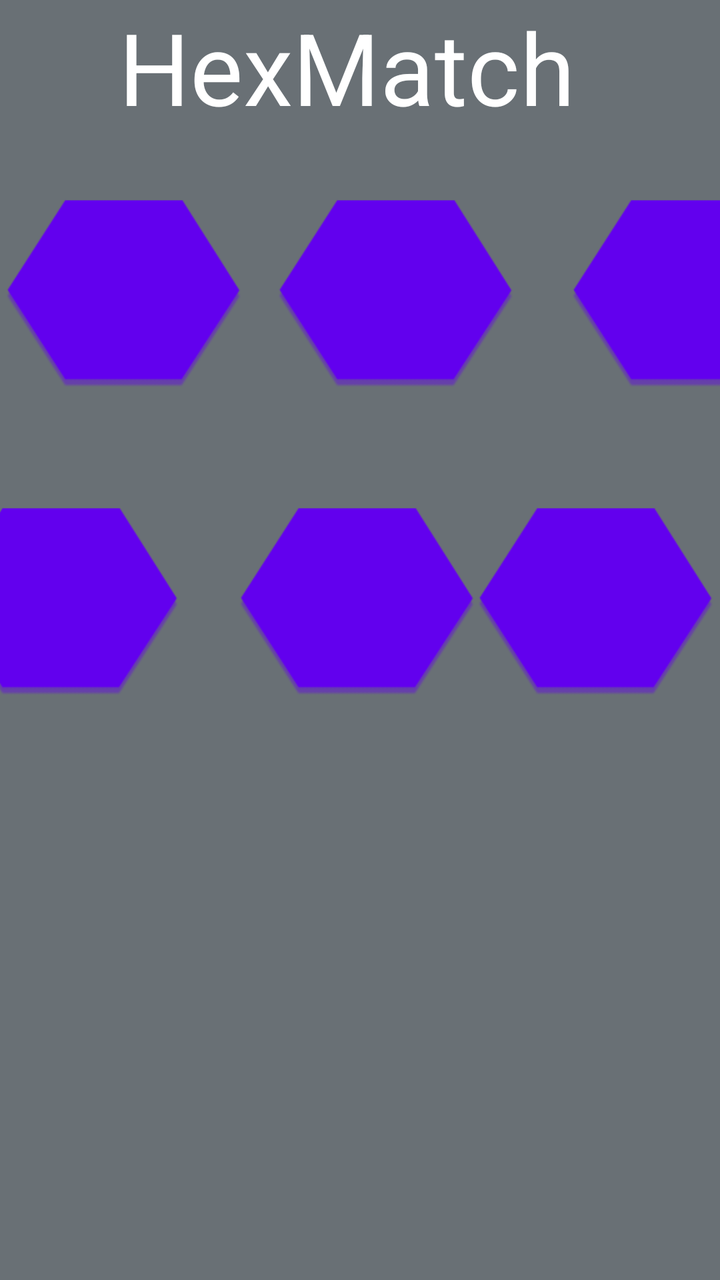
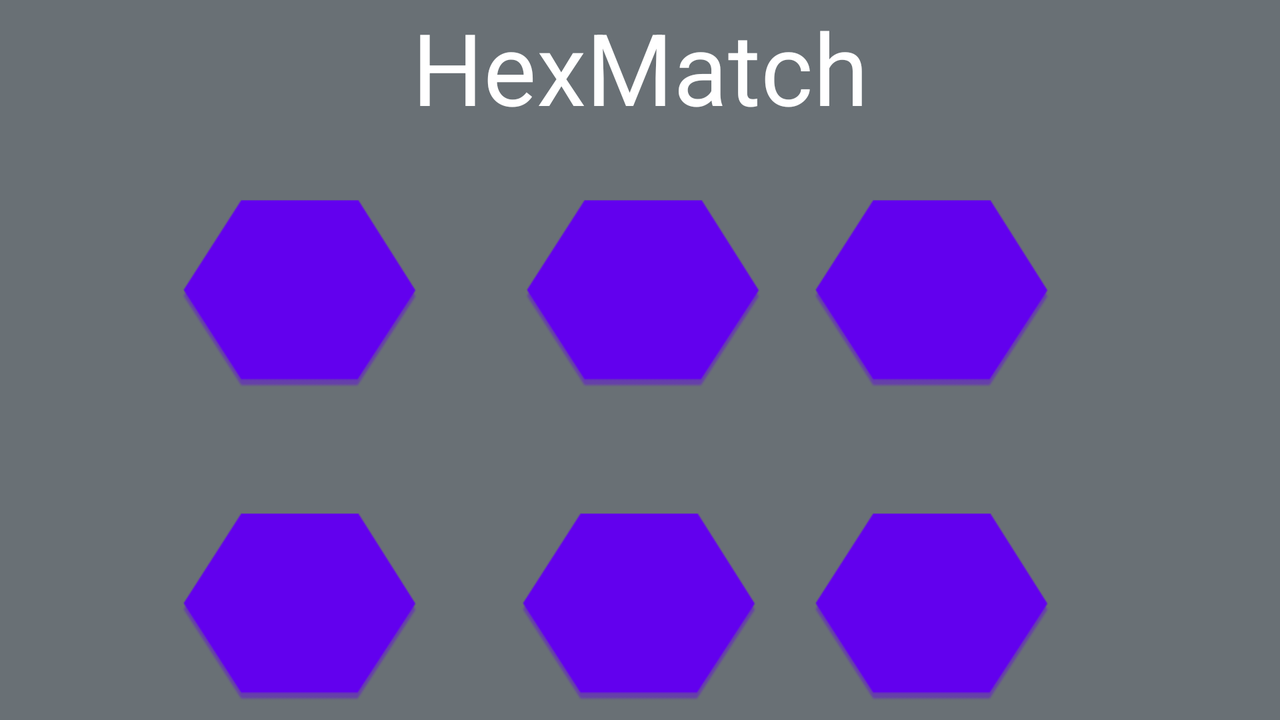

The same Android screen from two of the app's own layout files: first res/layout/ as a phone draws it, then the repository's variant for another configuration, drawn on a device whose configuration selects that folder. Both files follow.
<!-- AndroidManifest.xml: application theme Theme.HexMatch -->
<!-- res/layout/game.xml -->
<?xml version="1.0" encoding="utf-8"?>
<androidx.constraintlayout.widget.ConstraintLayout xmlns:android="http://schemas.android.com/apk/res/android"
    xmlns:app="http://schemas.android.com/apk/res-auto"
    xmlns:tools="http://schemas.android.com/tools"
    android:layout_width="match_parent"
    android:layout_height="match_parent"
    android:background="#697075"
    app:backgroundTint="@null">

    <Button
        android:id="@+id/mid_left"
        android:layout_width="124dp"
        android:layout_height="110dp"
        android:layout_marginTop="44dp"
        android:layout_marginEnd="12dp"
        android:background="@drawable/hex_back"
        android:backgroundTint="@null"
        app:layout_constraintEnd_toStartOf="@+id/mid_mid"
        app:layout_constraintHorizontal_bias="0.0"
        app:layout_constraintStart_toStartOf="parent"
        app:layout_constraintTop_toBottomOf="@+id/top_left" />

    <Button
        android:id="@+id/mid_mid"
        android:layout_width="124dp"
        android:layout_height="110dp"
        android:layout_marginStart="12dp"
        android:layout_marginTop="44dp"
        android:layout_marginEnd="27dp"
        android:background="@drawable/hex_back"
        android:backgroundTint="@null"
        app:layout_constraintEnd_toStartOf="@+id/mid_right"
        app:layout_constraintStart_toEndOf="@+id/mid_left"
        app:layout_constraintTop_toBottomOf="@+id/top_mid" />

    <Button
        android:id="@+id/mid_right"
        android:layout_width="124dp"
        android:layout_height="110dp"
        android:layout_marginTop="44dp"
        android:background="@drawable/hex_back"
        android:backgroundTint="@null"
        app:layout_constraintEnd_toEndOf="parent"
        app:layout_constraintTop_toBottomOf="@+id/top_right" />

    <TextView
        android:id="@+id/textView"
        android:layout_width="wrap_content"
        android:layout_height="wrap_content"
        android:text="HexMatch"
        android:textColor="@color/white"
        android:textSize="50dp"
        app:backgroundTint="@null"
        app:layout_constraintEnd_toEndOf="parent"
        app:layout_constraintHorizontal_bias="0.451"
        app:layout_constraintStart_toStartOf="parent"
        app:layout_constraintTop_toTopOf="parent" />

    <Button
        android:id="@+id/top_left"
        android:layout_width="124dp"
        android:layout_height="110dp"
        android:layout_marginTop="24dp"
        android:layout_marginEnd="12dp"
        android:background="@drawable/hex_back"
        android:backgroundTint="@null"
        app:layout_constraintEnd_toStartOf="@+id/top_mid"
        app:layout_constraintStart_toStartOf="parent"
        app:layout_constraintTop_toBottomOf="@+id/textView" />

    <Button
        android:id="@+id/top_mid"
        android:layout_width="124dp"
        android:layout_height="110dp"
        android:layout_marginTop="24dp"
        android:layout_marginEnd="23dp"
        android:background="@drawable/hex_back"
        android:backgroundTint="@null"
        app:layout_constraintEnd_toStartOf="@+id/top_right"
        app:layout_constraintTop_toBottomOf="@+id/textView" />

    <Button
        android:id="@+id/top_right"
        android:layout_width="124dp"
        android:layout_height="110dp"
        android:layout_marginStart="23dp"
        android:layout_marginTop="24dp"
        android:background="@drawable/hex_back"
        android:backgroundTint="@null"
        app:layout_constraintStart_toEndOf="@+id/top_mid"
        app:layout_constraintTop_toBottomOf="@+id/textView" />

</androidx.constraintlayout.widget.ConstraintLayout>
<!-- resources referenced by this layout -->
<resources>
  <!-- drawable hex_back: png bitmap (drawable, 6482 bytes) -->
  <style name="Theme.HexMatch" parent="Theme.MaterialComponents.DayNight.DarkActionBar">
          
          <item name="colorPrimary">@color/purple_500</item>
          <item name="colorPrimaryVariant">@color/purple_700</item>
          <item name="colorOnPrimary">@color/white</item>
          
          <item name="colorSecondary">@color/teal_200</item>
          <item name="colorSecondaryVariant">@color/teal_700</item>
          <item name="colorOnSecondary">@color/black</item>
          
          <item name="android:statusBarColor" tools:targetApi="l">?attr/colorPrimaryVariant</item>
          
      </style>
</resources>
<!-- res/layout-land/game.xml (the repository's variant of the layout above) -->
<!-- drawn on the phone turned sideways -->
<?xml version="1.0" encoding="utf-8"?>
<androidx.constraintlayout.widget.ConstraintLayout xmlns:android="http://schemas.android.com/apk/res/android"
    xmlns:app="http://schemas.android.com/apk/res-auto"
    xmlns:tools="http://schemas.android.com/tools"
    android:layout_width="match_parent"
    android:layout_height="match_parent"
    android:background="#697075"
    app:backgroundTint="@null">

    <Button
        android:id="@+id/mid_left"
        android:layout_width="124dp"
        android:layout_height="110dp"
        android:layout_marginStart="88dp"
        android:layout_marginTop="44dp"
        android:background="@drawable/hex_back"
        android:backgroundTint="@null"
        app:layout_constraintBottom_toBottomOf="parent"
        app:layout_constraintStart_toStartOf="parent"
        app:layout_constraintTop_toBottomOf="@+id/top_left" />

    <Button
        android:id="@+id/mid_mid"
        android:layout_width="124dp"
        android:layout_height="110dp"
        android:layout_marginStart="91dp"
        android:layout_marginTop="44dp"
        android:layout_marginEnd="68dp"
        android:background="@drawable/hex_back"
        android:backgroundTint="@null"
        app:layout_constraintBottom_toBottomOf="parent"
        app:layout_constraintEnd_toStartOf="@+id/mid_right"
        app:layout_constraintStart_toEndOf="@+id/mid_left"
        app:layout_constraintTop_toBottomOf="@+id/top_mid" />

    <Button
        android:id="@+id/mid_right"
        android:layout_width="124dp"
        android:layout_height="110dp"
        android:layout_marginTop="44dp"
        android:layout_marginEnd="112dp"
        android:background="@drawable/hex_back"
        android:backgroundTint="@null"
        app:layout_constraintBottom_toBottomOf="parent"
        app:layout_constraintEnd_toEndOf="parent"
        app:layout_constraintTop_toBottomOf="@+id/top_right" />

    <TextView
        android:id="@+id/textView"
        android:layout_width="wrap_content"
        android:layout_height="wrap_content"
        android:text="HexMatch"
        android:textColor="@color/white"
        android:textSize="50dp"
        app:backgroundTint="@null"
        app:layout_constraintEnd_toEndOf="parent"
        app:layout_constraintStart_toStartOf="parent"
        app:layout_constraintTop_toTopOf="parent" />

    <Button
        android:id="@+id/top_left"
        android:layout_width="124dp"
        android:layout_height="110dp"
        android:layout_marginStart="88dp"
        android:layout_marginTop="24dp"
        android:background="@drawable/hex_back"
        android:backgroundTint="@null"
        app:layout_constraintStart_toStartOf="parent"
        app:layout_constraintTop_toBottomOf="@+id/textView" />

    <Button
        android:id="@+id/top_mid"
        android:layout_width="124dp"
        android:layout_height="110dp"
        android:layout_marginStart="93dp"
        android:layout_marginTop="24dp"
        android:layout_marginEnd="66dp"
        android:background="@drawable/hex_back"
        android:backgroundTint="@null"
        app:layout_constraintEnd_toStartOf="@+id/top_right"
        app:layout_constraintStart_toEndOf="@+id/top_left"
        app:layout_constraintTop_toBottomOf="@+id/textView" />

    <Button
        android:id="@+id/top_right"
        android:layout_width="124dp"
        android:layout_height="110dp"
        android:layout_marginTop="24dp"
        android:layout_marginEnd="112dp"
        android:background="@drawable/hex_back"
        android:backgroundTint="@null"
        app:layout_constraintEnd_toEndOf="parent"
        app:layout_constraintTop_toBottomOf="@+id/textView" />

</androidx.constraintlayout.widget.ConstraintLayout>
